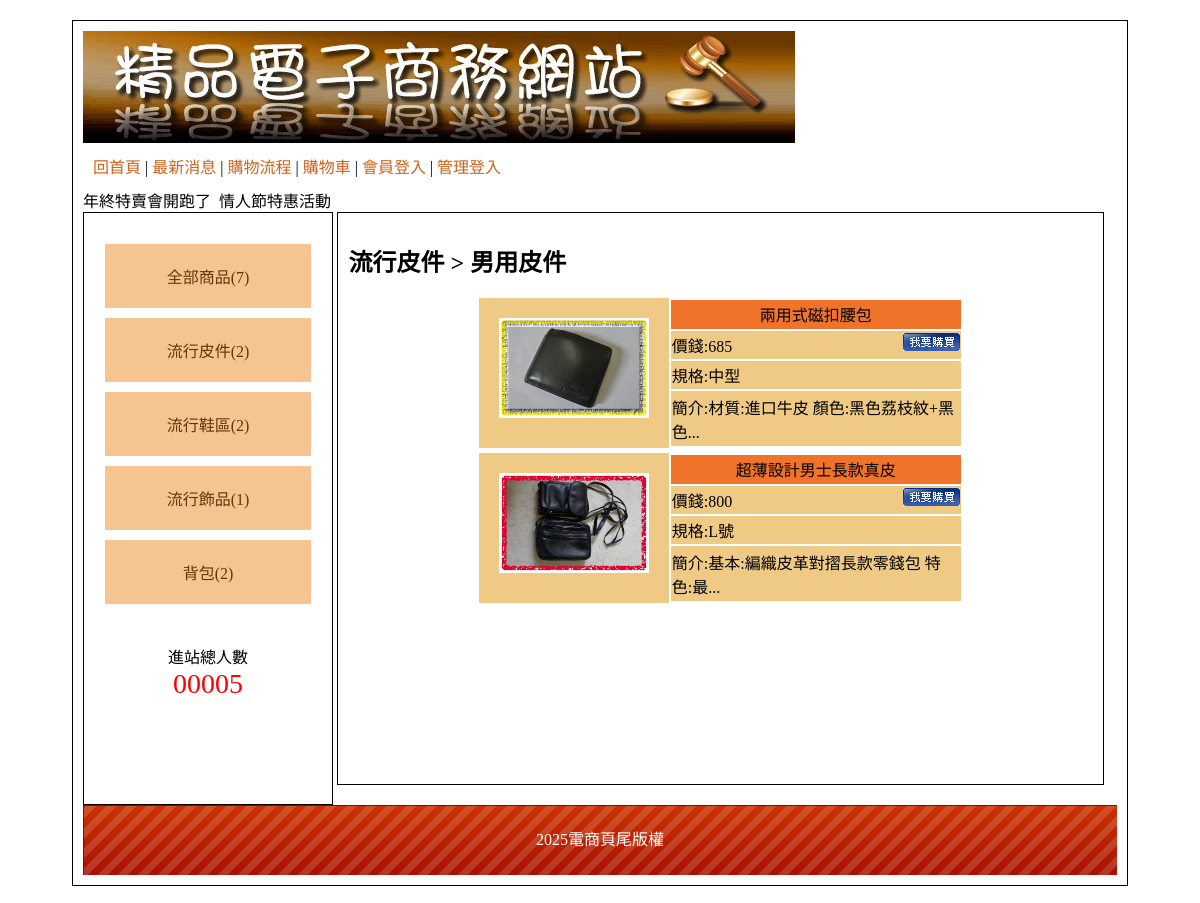
The page /?type=5 on the database its author committed.
### tables this page shows
CREATE TABLE `type` (
  `id` int(10) UNSIGNED NOT NULL,
  `name` text NOT NULL,
  `big_id` int(2) NOT NULL DEFAULT 0
);

CREATE TABLE `item` (
  `id` int(10) UNSIGNED NOT NULL,
  `no` text NOT NULL,
  `name` text NOT NULL,
  `price` int(10) UNSIGNED NOT NULL,
  `spec` text NOT NULL,
  `stock` int(10) UNSIGNED NOT NULL,
  `img` text NOT NULL,
  `intro` text NOT NULL,
  `big` int(10) UNSIGNED NOT NULL,
  `mid` int(10) UNSIGNED NOT NULL,
  `sh` int(1) NOT NULL
);

CREATE TABLE `bot` (
  `id` int(10) UNSIGNED NOT NULL,
  `bottom` text NOT NULL
);

### api/db.php (called while the page is built, shortened)
<?php
class DB{
private $dsn="mysql:host=localhost;dbname=db11;charset=utf8";
private $pdo;
private $table;
function __construct($table){
    $this->table=$table;
    $this->pdo=new PDO($this->dsn,"root",'');
}
function all(...$arg){
    $sql="select * from $this->table ";
    if(isset($arg[0])){
        if(is_array($arg[0])){
            $tmp=$this->arraytosql($arg[0]);
            $sql=$sql." where ".join(" AND " , $tmp);
        }else{
            $sql .= $arg[0];
        }
    }
    return $this->pdo->query($sql)->fetchAll(PDO::FETCH_ASSOC);
}
function count(...$arg){
    $sql="select count(*) from $this->table ";
    if(isset($arg[0])){
        if(is_array($arg[0])){
            $tmp=$this->arraytosql($arg[0]);
            $sql=$sql." where ".join(" AND " , $tmp);
        }else{
            $sql .= $arg[0];
        }
    }
    return $this->pdo->query($sql)->fetchColumn();
}
function find($id){
    $sql="select * from $this->table ";
    if(is_array($id)){
        $tmp=$this->arraytosql($id);
        $sql=$sql." where ".join(" AND " , $tmp);
    }else{
        $sql .= " WHERE `id`='$id'";
    }
    return $this->pdo->query($sql)->fetch(PDO::FETCH_ASSOC);
}
private function arraytosql($array){
    $tmp=[];
    foreach($array as $key => $value){
        $tmp[]="`$key`='$value'";
    }
    return $tmp;
}
}
$Type=new DB('type');
$Bot=new DB('bot');
$Item=new DB('item');
?>

### index.php (the view, shortened to what this page needs)
<?php include_once "./api/db.php";?>
<!DOCTYPE html
    PUBLIC "-//W3C//DTD XHTML 1.0 Transitional//EN" "http://www.w3.org/TR/xhtml1/DTD/xhtml1-transitional.dtd">
<html xmlns="http://www.w3.org/1999/xhtml">
<head>
    <link href="./css/css.css" rel="stylesheet" type="text/css">
</head>
<body>
    <div id="main">
        <div id="top">
            <a href="?">
                <img src="./icon/0416.jpg">
            </a>
            <div style="padding:10px;">
                <a href="?">回首頁</a> |
                <a href="?do=news">最新消息</a> |
                <a href="?do=look">購物流程</a> |
                <a href="?do=buycart">購物車</a> |
                <?php
                  if(isset($_SESSION['login'])){
                    echo "<a href='./api/logout.php'>登出</a>";
                  }else{
                    echo "<a href='?do=login'>會員登入</a>";
                  }
                ?>
                |
                <?php
                  if(isset($_SESSION['admin'])){
                    echo "<a href='back.php'>返回管理</a>";
                  }else{
                    echo "<a href='?do=admin'>管理登入</a>";
                  }
                ?>
            </div>
            <marquee>年終特賣會開跑了&nbsp;&nbsp;情人節特惠活動 &nbsp;&nbsp;</marquee>
        </div>
        <div id="left" class="ct">
            <div style="min-height:400px;">
              <a href="?type=0">全部商品(<?=$Item->count(['sh'=>1]);?>)</a>
              <?php
              $bigs=$Type->all(['big_id'=>0]) ;
              foreach ($bigs as $big):
              ?>
                <div class="ww">
                <a href="?type=<?=$big['id'];?>"><?=$big['name'];?>(<?=$Item->count(['big'=>$big['id'],'sh'=>1]);?>)</a>
             <?php
                echo "</div>";
              endforeach;
             ?>
            </div>
            <span>
                <div>進站總人數</div>
                <div style="color:#f00; font-size:28px;">
                    00005 </div>
            </span>
        </div>
        <div id="right">
            <?php
              $do=$_GET['do']??'main';
              $file="./front/{$do}.php";
              if(file_exists($file)){
                include $file;
             }else{
                include "./front/main.php";
             }
            ?>
        </div>
        <div id="bottom" style="line-height:70px;background:url(./icon/bot.png); color:#FFF;" class="ct">
            <?=$Bot->find(1)['bottom'];?> </div>
    </div>
</body>
</html>

### front/main.php
<?php
$type=$_GET['type']??0;
$nav="全部商品";
if($type!=0){
  $row=$Type->find($type);
  if($row['big_id']==0){
    $nav=$row['name'];
    $items=$Item->all(['sh'=>1,'big'=>$type]);
  }else{
    $big=$Type->find($row['big_id']);
    $nav=$big['name']." > ".$row['name'];
    $items=$Item->all(['sh'=>1,'mid'=>$type]);
  }
}else{
    $items=$Item->all(['sh'=>1]);
}
?>
<h2><?=$nav;?></h2>
<?php foreach($items as $item): ?>
<div style="display:flex;width:65%;height:150px;margin:5px auto;">
    <div class="pp ct" style="padding:20px;">
      <a href="?do=detail&id=<?=$item['id'];?>">
       <img src="./image/<?=$item['img'];?>" style="width:150px;height:100px;">
      </a>
    </div>
    <div>
        <table style="height:100%;">
            <tr class="tt ct">
                <td><?=$item['name'];?></td>
            </tr>
            <tr class="pp">
            <td>價錢:<?=$item['price'];?>
            <a href="?do=buycart&id=<?=$item['id'];?>&qt=1">
                <img src="./icon/0402.jpg"style="float:right">
            </a>
            </td>
            </tr>
            <tr class="pp">
                <td>規格:<?=$item['spec'];?></td>
            </tr>
            <tr class="pp">
                <td>
                    簡介:<?=mb_substr($item['intro'],0,20);?>...
                </td>
            </tr>
        </table>
    </div>
</div>
<?php endforeach;?>

### css/css.css (style rules this page uses)
body { font-family:"微軟正黑體"; }
#main { width:1034px; padding:10px; margin:20px auto 20px auto; border:#000 solid 1px; min-height:768px; }
#top a { color:#CE631C; text-decoration:none; }
#left { display:inline-block; width:20%; padding:2%; min-height:550px; vertical-align:top; border:#000 1px solid; }
#left a { display:block; padding:20px 5px 20px 5px; text-decoration:none; background:#F4C591; margin:10px auto 10px auto; color:#65350A; }
.ct { text-align:center; }
#right { display:inline-block; width:72%; padding:1%; min-height:550px; border:#000 1px solid; }
#bottom { height:70px; background-size:cover; }
.tt { background:#EF7429; }
.tt td { background:#EF7429; }
.pp { background:#EFCA85; }
.pp td { background:#EFCA85; }

### rows shown on the page
type: name "流行皮件", count "2"
type: name "流行鞋區", id "2"
type: name "流行飾品", count "1"
type: name "背包", count "2"
item: img (picture), name "兩用式磁扣腰包", price "685", spec "中型", intro "材質:進口牛皮 顏色:黑色荔枝紋+黑色"
item: img (picture), name "超薄設計男士長款真皮", price "800", spec "L號", intro "基本:編織皮革對摺長款零錢包 特色:最"
bot: bottom "2025電商頁尾版權"

### other values the page prints
$Item->count(['sh'=>1]) "7"
$nav "流行皮件 > 男用皮件"
